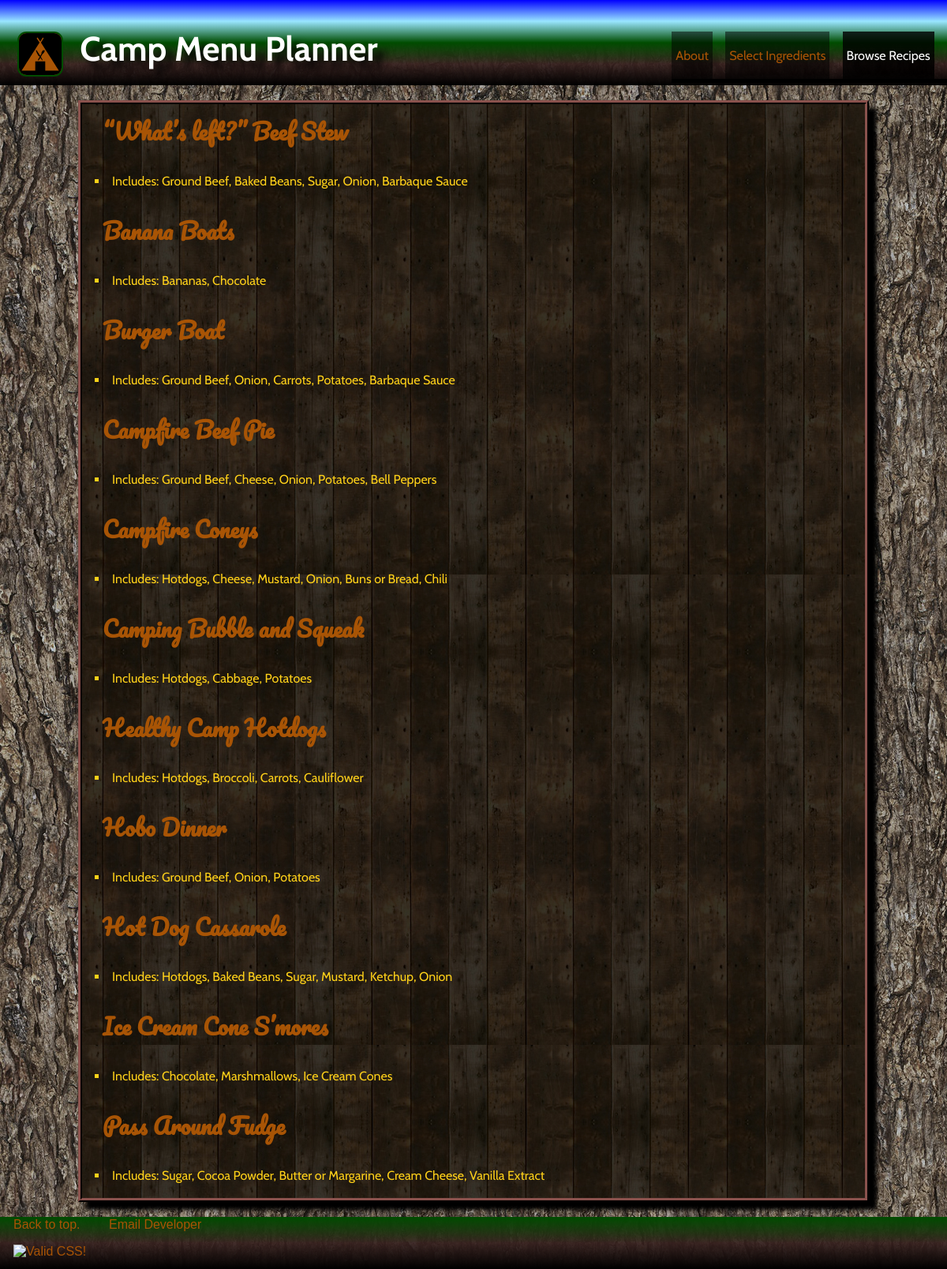
/browse.php, run on an earlier commit of the app's database.
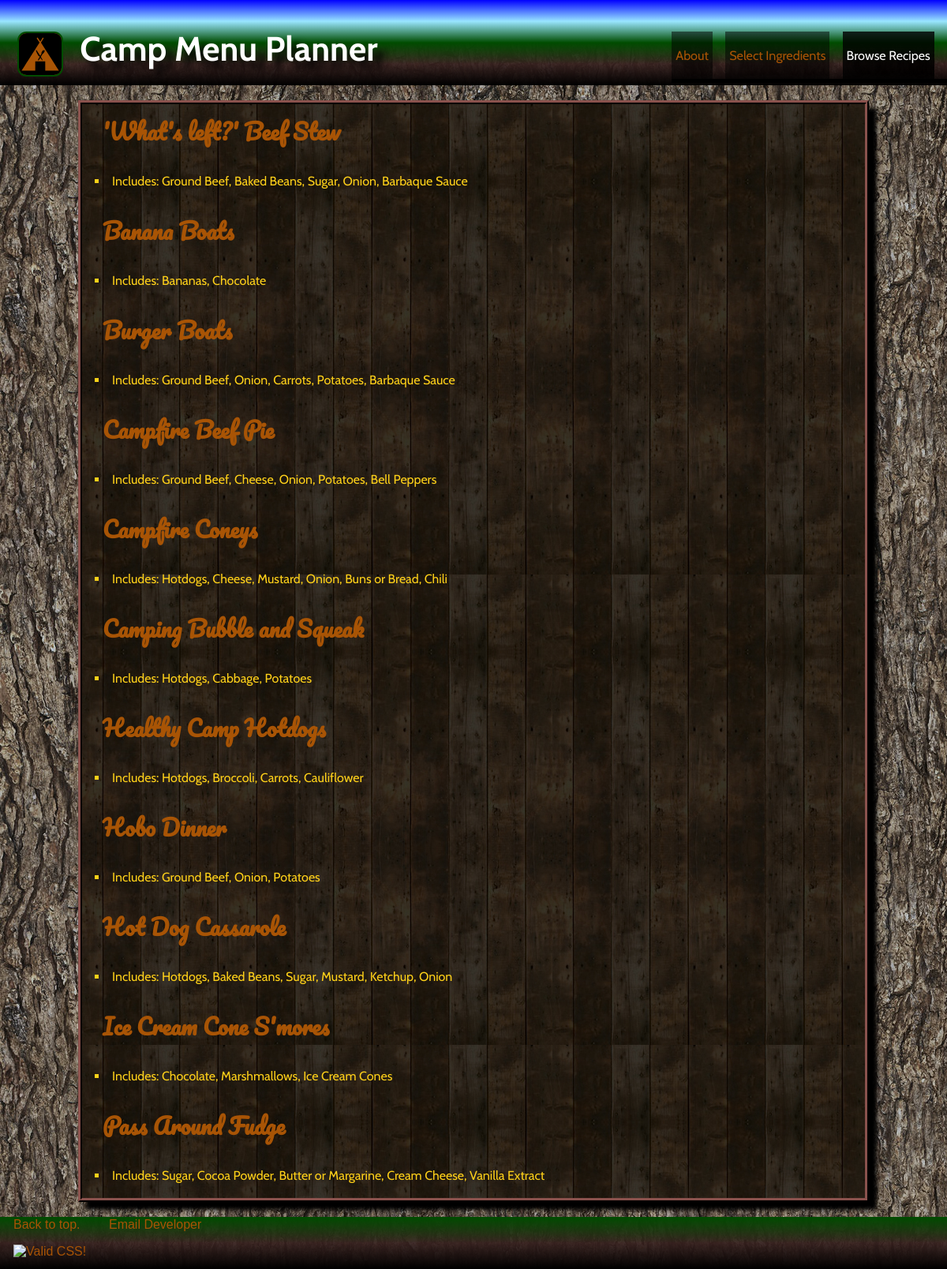
And on a later commit of the database.
### tables this page shows
CREATE TABLE IF NOT EXISTS `recipes` (
  `id` int(11) NOT NULL AUTO_INCREMENT,
  `recipe_name` varchar(75) NOT NULL,
  `recipe_body` text NOT NULL,
  `included_ingredients` set('beef','hotdogs','beans','cheese','sugar','mustard','ketchup','onion','buns','chili','broccoli','carrot','cauliflower','cabbage','potato','bbq','bell_pepper','banana','chocolate','cocoa','butter','cream_chz','vanilla','marshmallow','cone','graham','bacon') NOT NULL,
  PRIMARY KEY (`id`),
  UNIQUE KEY `recipe_name` (`recipe_name`)
);

### inc/functions.php (the view, shortened to what this page needs)
<?php
    function getScript()
    {
        $request_script = substr($_SERVER["SCRIPT_NAME"],strrpos($_SERVER["SCRIPT_NAME"],"/")+1);
        return $request_script;
    }
    function setBody($script)
    {
        if ($script == "browse.php") {
            return 'tab3';
        }
    }
try {
    $sql = new PDO('mysql:host=localhost;dbname=cmp_database', "user", "");
    $sql->setAttribute(PDO::ATTR_ERRMODE, PDO::ERRMODE_EXCEPTION);
} catch (Exception $e) {
    echo $e->getMessage();
    exit;
}
try {
    $ret= $sql->prepare('SELECT * FROM `ingredients` ORDER BY display_name');
    $ret->execute();
} catch (Exception $e) {
    echo $e->getMessage();
    exit;
}
    $ingredients = $ret->fetchAll(PDO::FETCH_ASSOC);
    $keyed_ingredients = array();
    function keyedUp($ingredientsFromDatabase)
    {
        foreach ($ingredientsFromDatabase as $ingredient) {
            $keyed_ingredients[$ingredient['short_name']]=$ingredient['display_name'];
        }
        return $keyed_ingredients;
    }
    function recipesShortForm($recipeResults, $keys)
    {
        $recipe_html = '';
        foreach ($recipeResults as $recipe) {
            $recipe_html .= "<a href='browse.php?id={$recipe['id']}'><h4>
                {$recipe['recipe_name']}</h4></a><br><li>Includes: ";
            $included_ingredients = explode(',',$recipe['included_ingredients']);
            foreach ($included_ingredients as $ingredient) {
                $recipe_html .= "{$keys[$ingredient]}, ";
            }
            $recipe_html = rtrim($recipe_html, ', ');
            $recipe_html .= "</li><br>";
        }
        return $recipe_html;
    }

### inc/header.php (shortened to what this page needs)
<!DOCTYPE html>
<html>
    <head>
        <link rel="stylesheet" href="css/normalize.css">
        <link rel="stylesheet" href="css/style.css">
    </head>
    <body id=<?php echo setBody(getScript()); ?>>
        <header>
            <img src="img/CMPlogo.svg" width="90" height="88" alt="Camp Menu Planner Logo" class="logo">
            <h1><span>Camp Menu Planner</span></h1>
            <ul id="tabnav">
                <a href="./index.php"><li class="tab1">About</li></a>
                <a href="./select.php"><li class="tab2">Select Ingredients</li></a>
                <a href="./browse.php"><li class="tab3">Browse Recipes</li></a>
            </ul>
        </header>

### browse.php
<?php
    require_once 'inc/functions.php';
    require 'inc/header.php';
 ?>
<div class="recipes" id="recipe_view">
    <?php
    if (isset($_GET['id'])) {
        $intval_id = intval($_GET['id']);
        try {
            $ret= $sql->prepare("SELECT id, recipe_name, included_ingredients, recipe_body
                FROM `recipes` WHERE id = ?");
            $ret->bindParam(1, $intval_id);
            $ret->execute();
            $full_recipe = $ret->fetch();
            if (!$full_recipe) {
                throw new Exception("<h2>Sorry, Recipe Not Found</h2>");
            }
        } catch (Exception $e) {
            echo $e->getMessage();
            die();
        }
        echo recipeToHtml($full_recipe); ?>
        <script type="text/javascript">
            window.location = "#recipe_view";
        </script>
        <?php
    } else {
        $allRecipes = "SELECT id, recipe_name, included_ingredients
            FROM `recipes` ORDER BY recipe_name;";
            try {
                $ret= $sql->prepare($allRecipes);
                $ret->execute();
            } catch (Exception $e) {
                echo $e->getMessage();
                exit;
            }
            $recipes = $ret->fetchAll(PDO::FETCH_NAMED);
            $keyed_ingredients = keyedUp($ingredients);
            echo recipesShortForm($recipes, $keyed_ingredients);
    }
    ?>
</div>
 <?php include_once 'inc/footer.php'; ?>

### inc/footer.php
<footer>
    <a href="#">Back to top.</a>
    <a href="mailto:jwelmore82@gmail.com?subject=feedback">Email Developer</a>
    <p>
<a href="http://jigsaw.w3.org/css-validator/check/referer">
<img style="border:0;width:88px;height:31px"
    src="http://jigsaw.w3.org/css-validator/images/vcss"
    alt="Valid CSS!" />
</a>
</p>
</footer>
</body>
</html>

### css/style.css (style rules this page uses)
body { background-image: url("../img/tree.jpg"); background-attachment: fixed; -webkit-box-sizing: border-box; -moz-box-sizing: border-box; box-sizing: border-box; }
a:link { text-decoration: none; color: #a85405; }
header { color: #fff; background: linear-gradient(#0000ff, rgba(153, 230, 255, 1), rgba(0, 76, 0, 1), rgba(54, 32, 30, .9), #000); padding-top: 2%; font-size: 1.35em; text-align: center; margin: 0 0 10px 0; text-shadow: 10px 10px 10px black; }
header h1 { margin-top: .25em; font-family: 'Cabin', sans-serif; }
.logo { border-radius: 20%; border: 5px solid rgb(0, 76, 0); background-color: #a85405; }
#tabnav { text-align: center; border-bottom: 5px solid #000; padding: 0; font-size: .75em; margin-left: auto; margin-right: auto; font-family: 'Cabin', sans-serif; }
body#tab1 li.tab1, body#tab2 li.tab2, body#tab3 li.tab3, body#tab4 li.tab4 { background-color: rgba(0, 0, 0, .8); color: #fff; }
#tabnav li { padding: 20px 5px; background-color: rgba(0, 0, 0, 0.5);; color: #a85405; text-decoration: none; list-style: none; margin-top: 1em; }
.recipes { background-color: #eee; max-width: 80%; font-family: 'Cabin', sans-serif; background-image: url("../img/wood_01.jpg"); color: #FFD119; border: #36201e 5px ridge; margin: 1.2em auto; box-shadow: 10px 10px 5px black; padding: 0 1em; }
.recipes li { list-style: square; }
.recipes h4 { font-family: 'Pacifico', cursive; font-size: 1.75em; margin: 10px; }
footer { height: 4em; background: linear-gradient(rgba(0, 76, 0, 1), rgba(54, 32, 30, .9), #000); padding: 1px; }
footer a { text-decoration: none; margin: 1em; }
@media screen and (min-width: 390px) { #tabnav { float: right; margin: 0; } }
@media screen and (min-width: 390px) { #tabnav li { float: left; margin-right: 1em; } }
@media screen and (min-width: 390px) { header { overflow: auto; } }
@media screen and (min-width: 390px) { h1 { margin-bottom: 0; } }
@media screen and (min-width: 390px) { .logo { float: left; margin:.75em 1em .5em; } }
@media screen and (min-width: 847px) { .logo { width: 2.5em; height: auto; border: 2px solid rgb(0, 76, 0); } }
@media screen and (min-width: 847px) { header { overflow: auto; } }
@media screen and (min-width: 847px) { h1 { float: left; } }

What changed in the data, as far as the page shows it:
changed recipes: recipe_name "“What’s left?” Beef Stew" → "'What's left?' Beef Stew"
changed recipes: recipe_name "Burger Boat" → "Burger Boats"
changed recipes: recipe_name "Ice Cream Cone S’mores" → "Ice Cream Cone S'mores"
